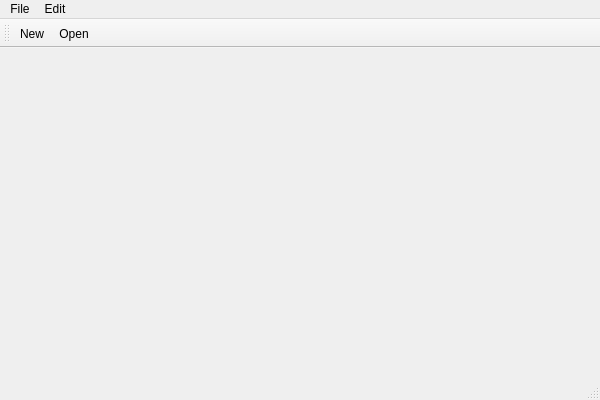
<?xml version="1.0" encoding="UTF-8"?>
<ui version="4.0">
 <class>Qt_SourceClass</class>
 <widget class="QMainWindow" name="Qt_SourceClass">
  <property name="geometry">
   <rect>
    <x>0</x>
    <y>0</y>
    <width>600</width>
    <height>400</height>
   </rect>
  </property>
  <property name="windowTitle">
   <string>Qt_Source</string>
  </property>
  <widget class="QWidget" name="centralWidget"/>
  <widget class="QMenuBar" name="menuBar">
   <property name="geometry">
    <rect>
     <x>0</x>
     <y>0</y>
     <width>600</width>
     <height>26</height>
    </rect>
   </property>
   <widget class="QMenu" name="menuFile">
    <property name="title">
     <string>File</string>
    </property>
    <addaction name="actionNew"/>
    <addaction name="actionOpen"/>
   </widget>
   <widget class="QMenu" name="menuEdit">
    <property name="title">
     <string>Edit</string>
    </property>
    <addaction name="actionReturn"/>
   </widget>
   <addaction name="menuFile"/>
   <addaction name="menuEdit"/>
  </widget>
  <widget class="QToolBar" name="mainToolBar">
   <attribute name="toolBarArea">
    <enum>TopToolBarArea</enum>
   </attribute>
   <attribute name="toolBarBreak">
    <bool>false</bool>
   </attribute>
   <addaction name="actionNew"/>
   <addaction name="actionOpen"/>
  </widget>
  <widget class="QStatusBar" name="statusBar"/>
  <action name="actionNew">
   <property name="text">
    <string>New</string>
   </property>
  </action>
  <action name="actionOpen">
   <property name="text">
    <string>Open</string>
   </property>
  </action>
  <action name="actionReturn">
   <property name="text">
    <string>Return</string>
   </property>
  </action>
 </widget>
 <layoutdefault spacing="6" margin="11"/>
 <resources>
  <include location="Qt_Source.qrc"/>
 </resources>
 <connections/>
</ui>
